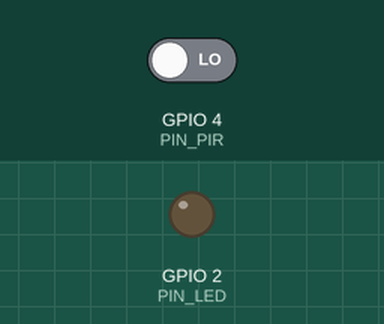
This program was run on a simulated ESP32. Shown: output pins drawn as LEDs (lit = HIGH). The test bench sets the inputs (shaded band); at power-on: GPIO 4 (PIN_PIR) LOW. What the program prints to the serial monitor is not drawn.

Above: at 2.2 s.
2.3 s: GPIO 4 (PIN_PIR) driven HIGH
3.9 s: GPIO 4 (PIN_PIR) driven LOW
Timing chart, 0 to 6.9 s (numbered marks = the images above; inputs shaded):
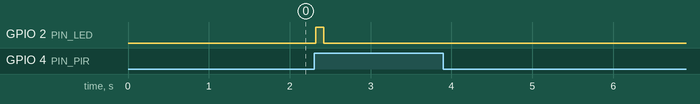

Measured:
- after the input at 2.3 s, GPIO 2 (PIN_LED): LOW → HIGH at once, → LOW 0.10 s later
- after the input at 3.9 s, every drawn part: stays the same

The program:

main.cpp
```cpp
#include <Arduino.h>
#include <esp_now.h>
#include <WiFi.h>

// ============================================
// CONFIGURACIÓN
// ============================================
#define PIN_PIR 4           // GPIO del sensor PIR
#define PIN_LED 2           // GPIO del LED indicador
#define SENSOR_ID 1         // 1 = escalera, 2 = sala entrada
#define DEBOUNCE_DELAY 2000 // Delay entre detecciones (ms)

// MAC address de la central (CONFIGURAR SEGÚN TU CENTRAL)
uint8_t centralMAC[] = {0xFF, 0xFF, 0xFF, 0xFF, 0xFF, 0x00};

// ============================================
// ESTRUCTURA DE DATOS
// ============================================
typedef struct {
  bool triggered;
  uint8_t sensor_id;
  int rssi;
  unsigned long timestamp;
} SensorData;

// ============================================
// VARIABLES GLOBALES
// ============================================
bool lastPIRState = false;
unsigned long lastTriggerTime = 0;

// ============================================
// CALLBACKS ESP-NOW
// ============================================
void onDataSent(const uint8_t* mac_addr, esp_now_send_status_t status) {
  if (status == ESP_NOW_SEND_SUCCESS) {
    Serial.println("✅ Dato enviado exitosamente");
  } else {
    Serial.println("❌ Error enviando dato");
  }
}

// ============================================
// SETUP
// ============================================
void setup() {
  Serial.begin(115200);
  delay(1000);

  Serial.println("\n\n========================================");
  Serial.println("  FLOWSIGHT - Sensor de Presencia");
  Serial.printf("  Sensor ID: %d\n", SENSOR_ID);
  Serial.println("========================================\n");

  // Configurar pines
  pinMode(PIN_PIR, INPUT);
  pinMode(PIN_LED, OUTPUT);
  digitalWrite(PIN_LED, LOW);

  // Inicializar WiFi (necesario para ESP-NOW)
  WiFi.mode(WIFI_STA);

  // Mostrar MAC address de este sensor
  Serial.print("📡 MAC Address de este sensor: ");
  Serial.println(WiFi.macAddress());

  // Inicializar ESP-NOW
  if (esp_now_init() != ESP_OK) {
    Serial.println("❌ Error inicializando ESP-NOW");
    return;
  }

  esp_now_register_send_cb(onDataSent);

  // Agregar peer (central)
  esp_now_peer_info_t peerInfo;
  memcpy(peerInfo.peer_addr, centralMAC, 6);
  peerInfo.channel = 0;
  peerInfo.encrypt = false;

  if (esp_now_add_peer(&peerInfo) != ESP_OK) {
    Serial.println("❌ Error agregando peer (central)");
    return;
  }

  Serial.println("✅ ESP-NOW inicializado");
  Serial.print("📡 Central MAC: ");
  for (int i = 0; i < 6; i++) {
    Serial.print(centralMAC[i], HEX);
    if (i < 5) Serial.print(":");
  }
  Serial.println();
  Serial.println("\n✅ Sensor listo - Esperando detecciones...\n");
}

// ============================================
// LOOP
// ============================================
void loop() {
  bool currentPIRState = digitalRead(PIN_PIR);
  unsigned long currentTime = millis();

  // Detectar cambio de estado (HIGH = movimiento detectado)
  if (currentPIRState == HIGH && lastPIRState == LOW) {
    // Verificar debounce
    if (currentTime - lastTriggerTime > DEBOUNCE_DELAY) {
      lastTriggerTime = currentTime;

      Serial.println("🚨 MOVIMIENTO DETECTADO!");

      // Preparar datos
      SensorData data;
      data.triggered = true;
      data.sensor_id = SENSOR_ID;
      data.rssi = WiFi.RSSI();
      data.timestamp = currentTime;

      // Enviar por ESP-NOW
      esp_err_t result = esp_now_send(centralMAC, (uint8_t*)&data, sizeof(data));

      if (result == ESP_OK) {
        Serial.println("📤 Dato enviado a central");
        digitalWrite(PIN_LED, HIGH);
        delay(100);
        digitalWrite(PIN_LED, LOW);
      } else {
        Serial.println("❌ Error enviando dato");
      }
    }
  }

  // Cuando el sensor vuelve a LOW, enviar estado "no triggered"
  if (currentPIRState == LOW && lastPIRState == HIGH) {
    SensorData data;
    data.triggered = false;
    data.sensor_id = SENSOR_ID;
    data.rssi = WiFi.RSSI();
    data.timestamp = millis();

    esp_now_send(centralMAC, (uint8_t*)&data, sizeof(data));
    Serial.println("✅ Movimiento terminado - Estado enviado");
  }

  lastPIRState = currentPIRState;
  delay(100); // Pequeño delay para evitar lectura excesiva
}
```
